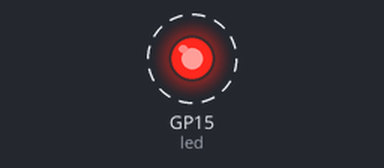
Recording of a program running on a simulated Raspberry Pi Pico running MicroPython. On the bench: output pins drawn as LEDs (lit = HIGH). Wiring (from the project's diagram.json): red LED on GP15. Dashed ring = blinking.

Above: at 0.2 s.
Timing chart, 0 to 3.0 s (numbered marks = the images above):
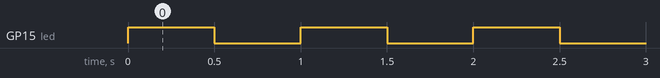

The program:

main.py
```python
from machine import Pin
import time

led = Pin(15, Pin.OUT)
while True:
    led.toggle()
    time.sleep(0.5)
```

Measured:
- by itself, GP15 (led): alternates HIGH for 0.50 s and LOW for 0.50 s
